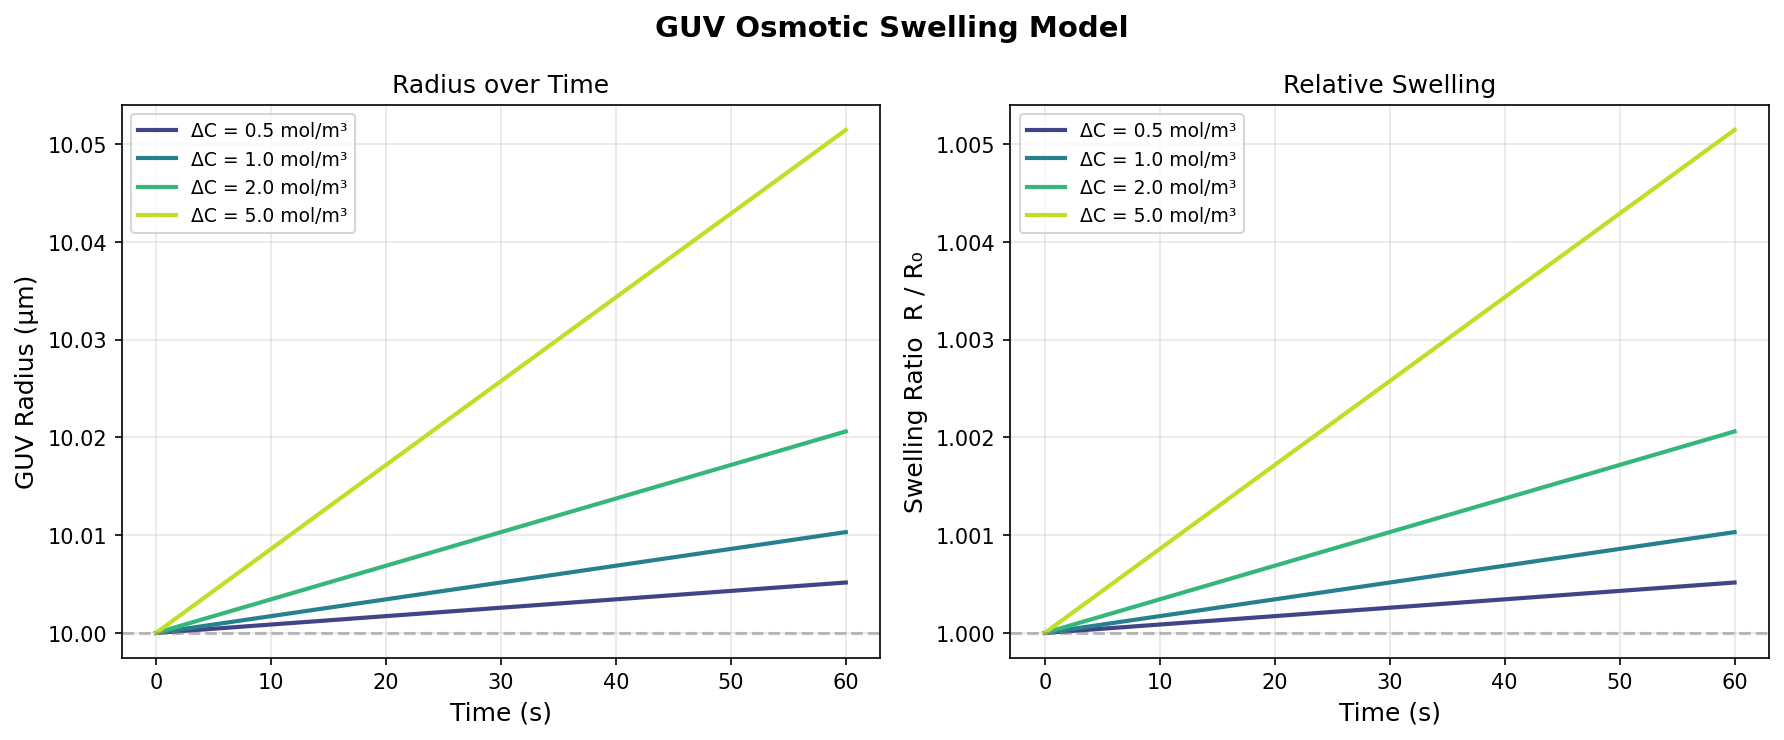

Here is the Python script that generated this plot:
"""
GUV Osmotic Swelling Model
===========================
Models how Giant Unilamellar Vesicles (GUVs) swell over time
when placed in a hypotonic solution, based on osmotic pressure
and membrane permeability (Lp).

Key Equation:
    dR/dt = Lp * R0 * delta_pi / 3
    where delta_pi = osmotic pressure difference (Van't Hoff: delta_pi = RT * delta_C)

Reference concepts:
    - Van't Hoff osmotic pressure
    - Membrane water permeability (Lp)
    - Volume conservation in spherical vesicles

Author: [Tamanna Mostafa]
date:2026-04-20

"""
import numpy as np
import matplotlib.pyplot as plt
from scipy.integrate import solve_ivp

# ── Physical constants ──────────────────────────────────────────────
R_gas = 8.314       # J / (mol·K)   universal gas constant
T     = 310.15      # K             physiological temperature (37°C)

# ── Membrane parameters ─────────────────────────────────────────────
Lp = 2e-13          # m / (Pa·s)    water permeability of lipid bilayer (DOPC typical)
R0 = 10e-6          # m             initial GUV radius (10 µm)

# ── Osmotic conditions ──────────────────────────────────────────────
# delta_C = concentration difference (outside - inside), mol/m³
# Positive = hypotonic outside → vesicle swells
delta_C_values = [0.5, 1.0, 2.0, 5.0]   # mol/m³  (= mM roughly)

# ── Time span ───────────────────────────────────────────────────────
t_start = 0
t_end   = 60        # seconds
t_eval  = np.linspace(t_start, t_end, 300)

# ── ODE: rate of radius change ───────────────────────────────────────
def dR_dt(t, R, Lp, delta_pi):
    """
    ODE for GUV radius over time under osmotic pressure.

    Parameters
    ----------
    t        : float  current time (s)
    R        : list   current radius [R] (m)
    Lp       : float  membrane water permeability (m/Pa/s)
    delta_pi : float  osmotic pressure difference (Pa)

    Returns
    -------
    dR/dt : list
    """
    return [Lp * delta_pi * R0 / (3 * R[0])]

# ── Solve and plot ───────────────────────────────────────────────────
fig, axes = plt.subplots(1, 2, figsize=(12, 5))
fig.suptitle("GUV Osmotic Swelling Model", fontsize=14, fontweight="bold")

colors = plt.cm.viridis(np.linspace(0.2, 0.9, len(delta_C_values)))

for i, dC in enumerate(delta_C_values):
    # Van't Hoff equation: π = R_gas * T * C
    delta_pi = R_gas * T * dC          # osmotic pressure in Pa

    # Solve ODE
    sol = solve_ivp(
        fun      = dR_dt,
        t_span   = (t_start, t_end),
        y0       = [R0],               # initial radius
        t_eval   = t_eval,
        args     = (Lp, delta_pi),
        method   = "RK45"
    )

    R_um = sol.y[0] * 1e6             # convert m → µm
    t_s  = sol.t

    # Left plot: radius vs time
    axes[0].plot(t_s, R_um, color=colors[i], linewidth=2,
                 label=f"ΔC = {dC} mol/m³")

    # Right plot: relative swelling ratio R/R0
    axes[1].plot(t_s, R_um / (R0 * 1e6), color=colors[i], linewidth=2,
                 label=f"ΔC = {dC} mol/m³")

# ── Format left panel ────────────────────────────────────────────────
axes[0].set_xlabel("Time (s)", fontsize=12)
axes[0].set_ylabel("GUV Radius (µm)", fontsize=12)
axes[0].set_title("Radius over Time", fontsize=12)
axes[0].legend(fontsize=9)
axes[0].grid(True, alpha=0.3)
axes[0].axhline(R0 * 1e6, color="gray", linestyle="--", alpha=0.5, label="Initial R₀")

# ── Format right panel ───────────────────────────────────────────────
axes[1].set_xlabel("Time (s)", fontsize=12)
axes[1].set_ylabel("Swelling Ratio  R / R₀", fontsize=12)
axes[1].set_title("Relative Swelling", fontsize=12)
axes[1].legend(fontsize=9)
axes[1].grid(True, alpha=0.3)
axes[1].axhline(1.0, color="gray", linestyle="--", alpha=0.5, label="R₀ baseline")

plt.tight_layout()
plt.savefig("guv_osmotic_swelling.png", dpi=150, bbox_inches="tight")
plt.show()

print("Done! Figure saved as guv_osmotic_swelling.png")
print(f"\nPhysical setup:")
print(f"  Initial radius  : {R0*1e6:.1f} µm")
print(f"  Membrane Lp     : {Lp:.2e} m/Pa/s  (DOPC bilayer)")
print(f"  Temperature     : {T - 273.15:.1f} °C")
print(f"  Osmotic pressure range: {R_gas*T*delta_C_values[0]:.1f} – {R_gas*T*delta_C_values[-1]:.1f} Pa")
